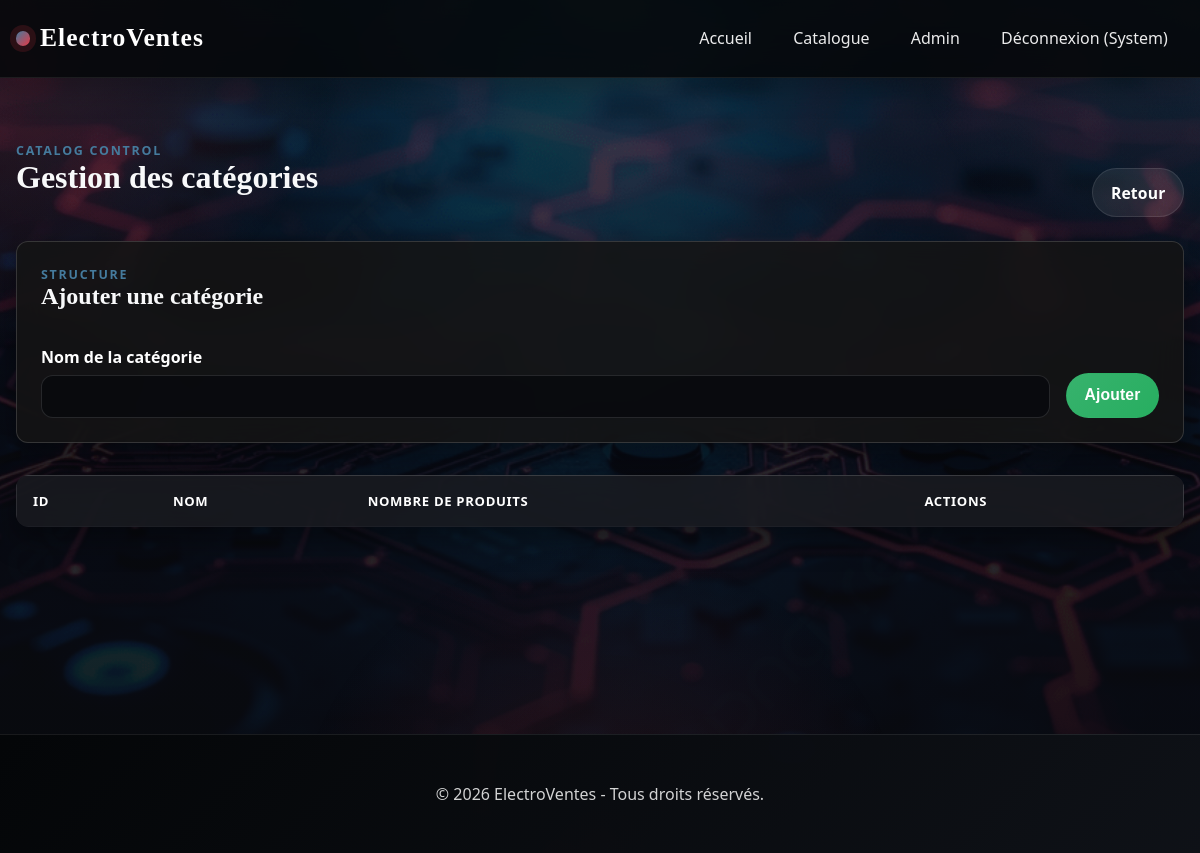
The page /admin/categories (signed in) on the database as committed earlier.
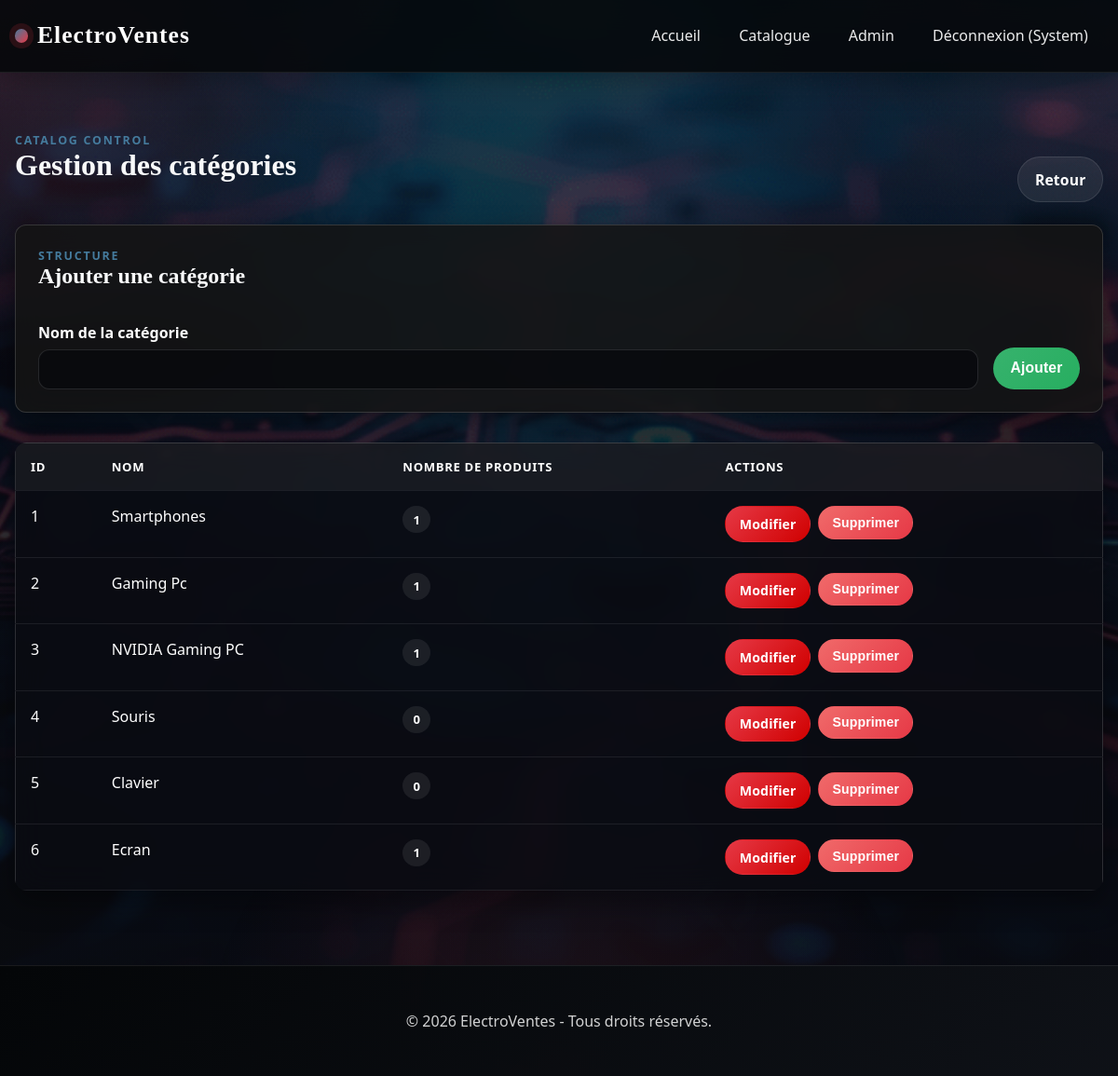
The same page on the database as committed later.
### app/models.py (models this page shows)
class Categorie(db.Model):
    id_categorie = db.Column(db.Integer, primary_key=True)
    nom = db.Column(db.String(50), nullable=False)
    produits = db.relationship('Produit', backref='categorie', lazy=True)

### app/routes/admin.py (the view)
@admin.route('/categories')
@login_required
@admin_required
def categories():
    cats = Categorie.query.all()
    return render_template('admin/categories.html', categories=cats)

### app/models.py (called while the page is built)
@login_manager.user_loader
def load_user(user_id):
    return Client.query.get(int(user_id))

### app/routes/admin.py (called while the page is built)
def admin_required(f):
    from functools import wraps
    @wraps(f)
    def decorated_function(*args, **kwargs):
        if not current_user.is_authenticated or not current_user.is_admin:
            flash("Accès réservé aux administrateurs.", "danger")
            return redirect(url_for('main.index'))
        return f(*args, **kwargs)
    return decorated_function

### app/templates/admin/categories.html (shortened to what this page needs)
{% extends "base.html" %}
{% block content %}
<div class="section-heading">
    <div>
        <div class="section-kicker">Catalog control</div>
        <h1>Gestion des catégories</h1>
    </div>
    <a href="{{ url_for('admin.dashboard') }}" class="btn btn-secondary">Retour</a>
</div>
<div class="form-container" style="margin: 1.5rem 0 2rem; max-width: 100%;">
    <div class="section-heading" style="margin-top: 0;">
        <div>
            <div class="section-kicker">Structure</div>
            <h2>Ajouter une catégorie</h2>
        </div>
    </div>
    <form action="{{ url_for('admin.add_category') }}" method="POST" style="display: flex; gap: 1rem; align-items: flex-end; flex-wrap: wrap;">
        <div class="form-group" style="flex: 1; min-width: 240px; margin-bottom: 0;">
            <label for="nom">Nom de la catégorie</label>
            <input type="text" id="nom" name="nom" required>
        </div>
        <button type="submit" class="btn btn-success">Ajouter</button>
    </form>
</div>
<div class="table-wrap">
    <table>
        <thead>
            <tr>
                <th>ID</th>
                <th>Nom</th>
                <th>Nombre de produits</th>
                <th class="no-print">Actions</th>
            </tr>
        </thead>
        <tbody>
            {% for cat in categories %}
            <tr>
                <td>{{ cat.id_categorie }}</td>
                <td>{{ cat.nom }}</td>
                <td><span class="badge">{{ cat.produits|length }}</span></td>
                <td class="no-print">
                    <div style="display: flex; gap: 0.5rem; flex-wrap: wrap;">
                        <a href="{{ url_for('admin.edit_category', category_id=cat.id_categorie) }}" class="btn btn-primary btn-sm">Modifier</a>
                        <form action="{{ url_for('admin.delete_category', category_id=cat.id_categorie) }}" method="POST" onsubmit="return confirm('Supprimer cette catégorie ?');" style="display: inline;">
                            <button type="submit" class="btn btn-danger btn-sm">Supprimer</button>
                        </form>
                    </div>
                </td>
            </tr>
            {% endfor %}
        </tbody>
    </table>
</div>
{% endblock %}

Rows that differ between the two databases and show on the page:
added Categorie: id_categorie "1", nom "Smartphones", produits|length "1"
added Categorie: id_categorie "2", nom "Gaming Pc", produits|length "1"
added Categorie: id_categorie "3", nom "NVIDIA Gaming PC", produits|length "1"
added Categorie: id_categorie "4", nom "Souris", produits|length "0"
added Categorie: id_categorie "5", nom "Clavier", produits|length "0"
added Categorie: id_categorie "6", nom "Ecran", produits|length "1"
